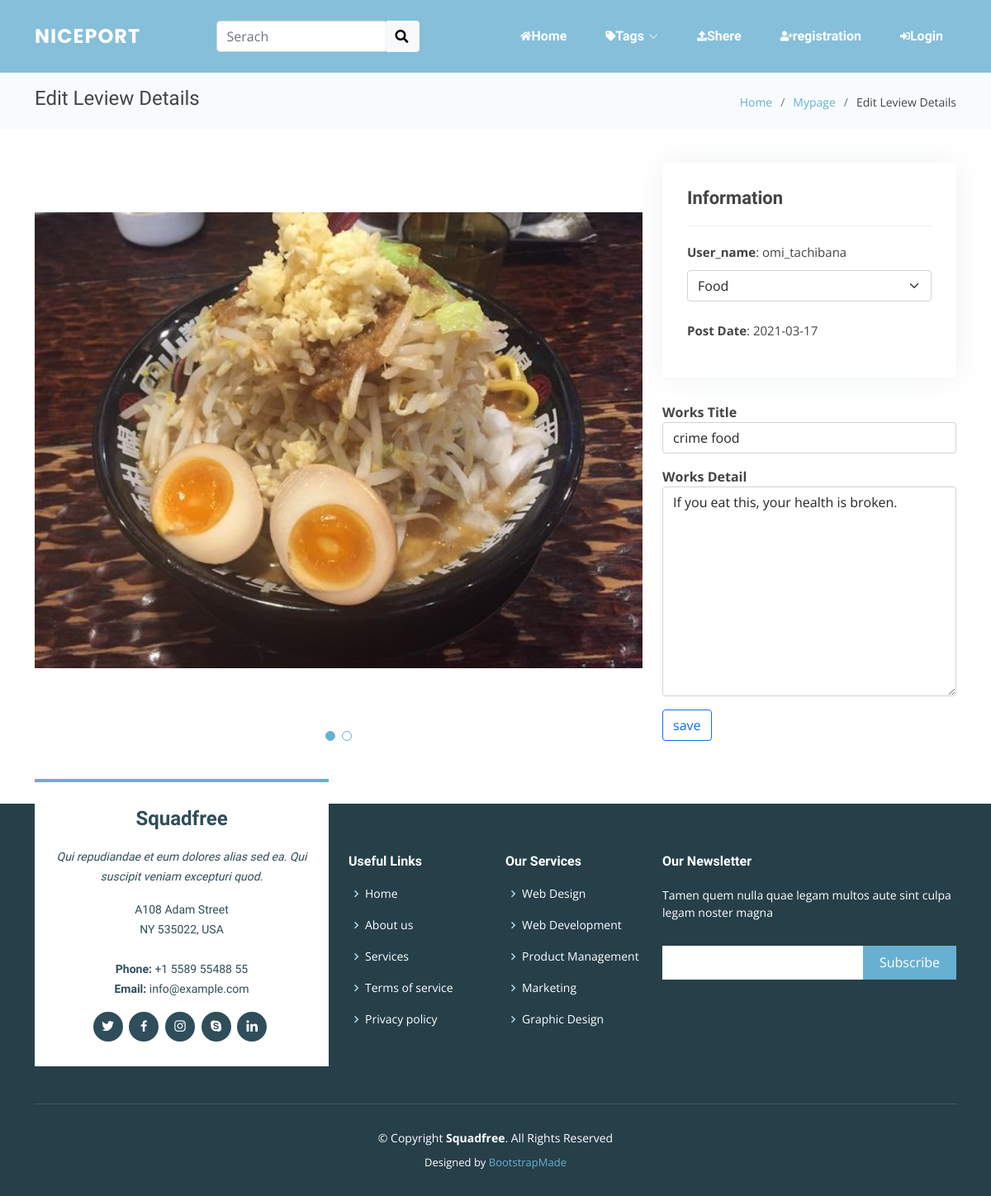
Page /work_detail_edit.php?work_id=25 on the earlier database version.
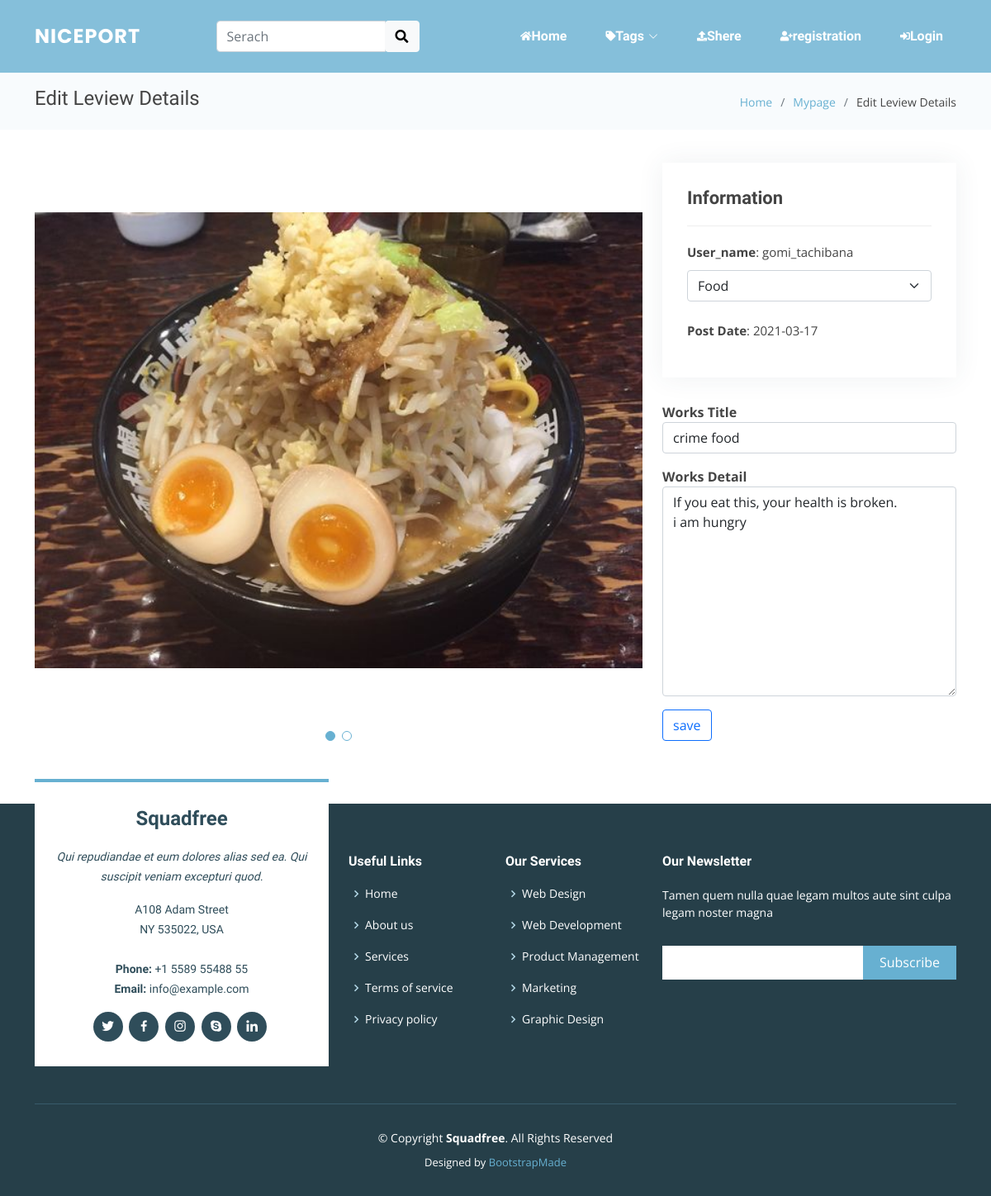
Same page on the later database version.
### tables this page shows
CREATE TABLE `users` (
  `user_id` int(10) NOT NULL,
  `user_name` varchar(30) NOT NULL,
  `user_icon` text NOT NULL,
  `user_profile` text DEFAULT NULL,
  `mail_address` varchar(200) NOT NULL,
  `password` varchar(99) NOT NULL,
  `added_date` date NOT NULL,
  `deleted_date` date DEFAULT NULL
);

CREATE TABLE `works` (
  `work_id` int(100) NOT NULL,
  `work_title` varchar(20) NOT NULL,
  `detail` text DEFAULT NULL,
  `category_id` int(20) NOT NULL,
  `user_id` int(11) NOT NULL,
  `nice` int(11) NOT NULL,
  `added_date` date NOT NULL
);

CREATE TABLE `pictures` (
  `picture_id` int(100) NOT NULL,
  `picture_url` text NOT NULL
);

### classes/Database.php (called while the page is built, shortened)
<?php
class Database
{
  private  $serever_name = "localhost";
  private  $user_name = "root";
  private  $password = "";
  private  $db_name = "nice_port";
  public function __construct()
  {
    $this->conn = new mysqli($this->serever_name, $this->user_name, $this->password, $this->db_name);
    if ($this->conn->connect_error) {
      echo "ERROR: connecting to database failed";
    } else {
      return $this->conn;
    }
  }
}

### work_action.php (called while the page is built, shortened)
<?php
include "classes/works.php";
$work_obj = new Works;

### classes/works.php (called while the page is built, shortened)
<?php
include_once 'Database.php';
class Works extends Database
{
  function display_works_detail($work_id)
  {
    $sql = "SELECT works.work_id, works.work_title, works.detail, pictures.picture_url, categories.category_name, works.user_id, users.user_name, works.nice, works.added_date FROM works LEFT OUTER JOIN works_pictures ON works.work_id = works_pictures.work_id LEFT OUTER JOIN pictures ON works_pictures.picture_id = pictures.picture_id INNER JOIN categories ON works.category_id = categories.category_id INNER JOIN users ON works.user_id = users.user_id WHERE works.work_id = '$work_id'";
    $result = $this->conn->query($sql);
    if ($result->num_rows > 0) {
      $container = array();
      while ($row = $result->fetch_assoc()) {
        $container[] = $row;
      }
      return $container;
    } else {
      return FALSE;
    }
  }
}

### work_detail_edit.php (the view, shortened to what the changed rows need)
<?php
include 'work_action.php';
$work_id = $_GET['work_id'];
$works_list = $work_obj->display_works_detail($work_id);
?>
<!DOCTYPE html>
<html lang="en">
<head>
  <link href="assets/vendor/aos/aos.css" rel="stylesheet">
  <link href="assets/vendor/bootstrap/css/bootstrap.min.css" rel="stylesheet">
  <link href="assets/vendor/bootstrap-icons/bootstrap-icons.css" rel="stylesheet">
  <link href="assets/vendor/boxicons/css/boxicons.min.css" rel="stylesheet">
  <link href="assets/vendor/glightbox/css/glightbox.min.css" rel="stylesheet">
  <link href="assets/vendor/swiper/swiper-bundle.min.css" rel="stylesheet">
  <link rel="stylesheet" href="https://use.fontawesome.com/releases/v5.1.0/css/all.css">
  <link href="assets/css/style.css" rel="stylesheet">
</head>
<body>
  <header id="header" class="fixed-top ">
    <div class="container d-flex align-items-center justify-content-between">
      <div class="logo">
        <h1 class="text-light"><a href="index.php"><span>NicePort</span></a></h1>
      </div>
    </div>
  </header>
  <main id="main">
    <section class="breadcrumbs">
      <div class="container">
        <div class="d-flex justify-content-between align-items-center">
          <h2>Edit Leview Details </h2>
        </div>
      </div>
    </section>
    <section id="portfolio-details" class="portfolio-details">
      <div class="container">
        <div class="row gy-4">
          <div class="col-lg-8">
            <div class="portfolio-details-slider swiper-container">
              <div id="swiper" class="swiper-wrapper align-items-center">
                <?php foreach ($works_list as $row) : ?>
                  <div id="image" class="swiper-slide">
                    <?php if (isset($row['picture_url'])) {
                      $src = $row['picture_url'];
                    } else {
                      $src = "images/no_image_square.jpg";
                    }
                    echo "<img src='$src' alt=''>";
                    ?>
                  </div>
                <?php endforeach ?>
              </div>
            </div>
          </div>
          <div class=" col-lg-4">
            <div class="portfolio-info">
              <ul>
                <li><strong>User_name</strong>: <?php echo $works_list[0]["user_name"] ?></li>
                <li>
                  <div class="mb-4 mx-auto">
                  </div>
                </li>
                <li><strong>Post Date</strong>: <?php echo $works_list[0]["added_date"] ?></li>
              </ul>
            </div>
            <div class="portfolio-description">
              <form method="" action="">
                <div class="mb-3 form-group mx-auto">
                  <label for="Inputtitle"><strong>Works Title</strong></label>
                  <input id="title" type="title" name="title" class="form-control" id="Inputtitle" placeholder="Enter Your Favorite Works Title" value="<?php echo $works_list[0]["work_title"] ?>">
                </div>
                <div class="mb-3 form-group mx-auto">
                  <label for="Inputdetail"><strong>Works Detail</strong></label>
                  <textarea id="detail" type="detail" class="form-control" name="detail" rows="10" placeholder="Enter Your Favorite Works Detail"><?php echo $works_list[0]["detail"] ?></textarea>
                </div>
              </form>
            </div>
          </div>
        </div>
      </div>
    </section>
  </main>
</body>
</html>

Differences in the rows shown:
changed works "crime food": detail "If you eat this, your health is broken." → "If you eat this, your health is broken. i am hungry"
changed users: user_name "omi_tachibana" → "gomi_tachibana"
